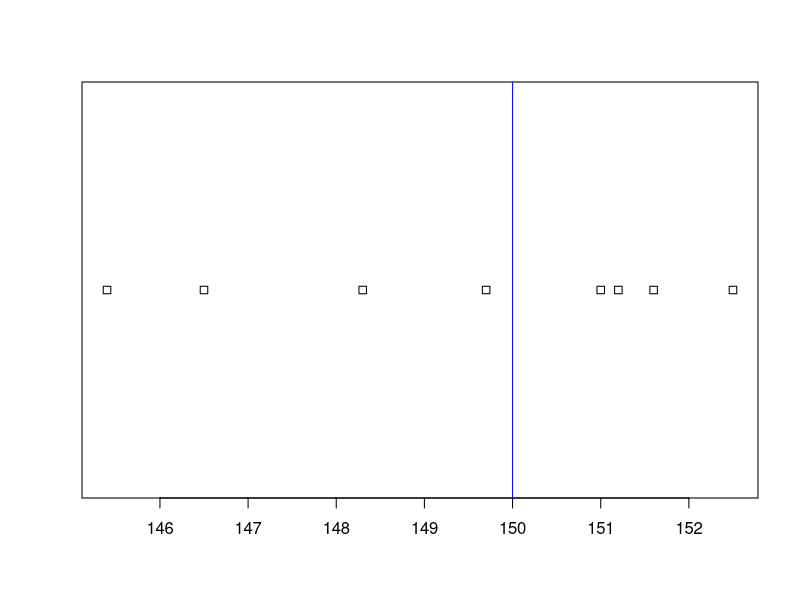
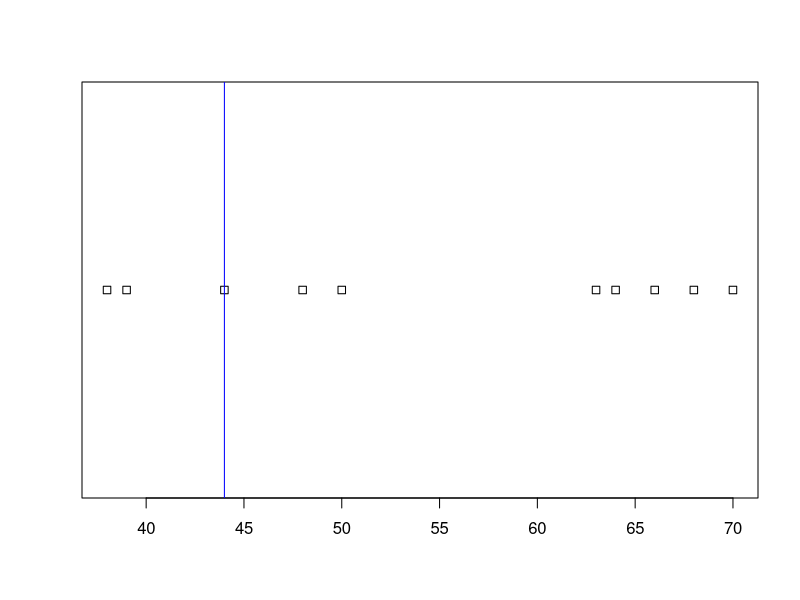
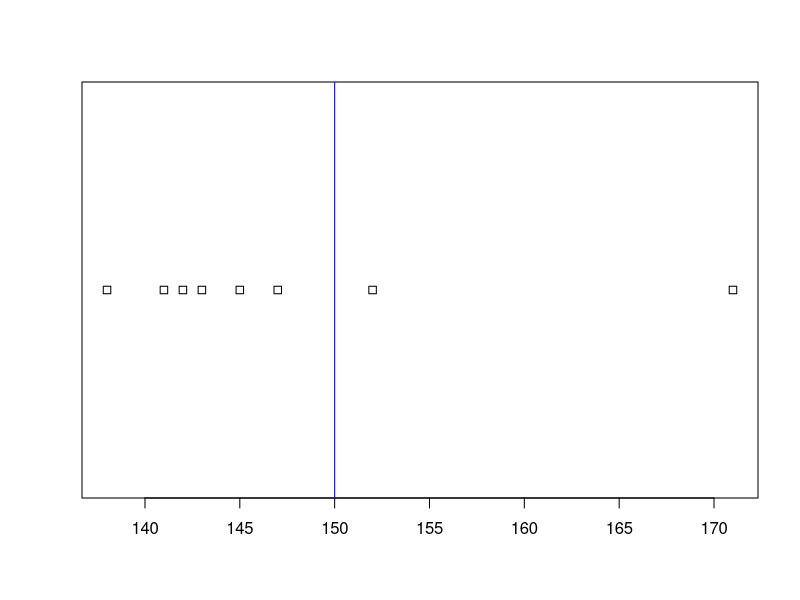
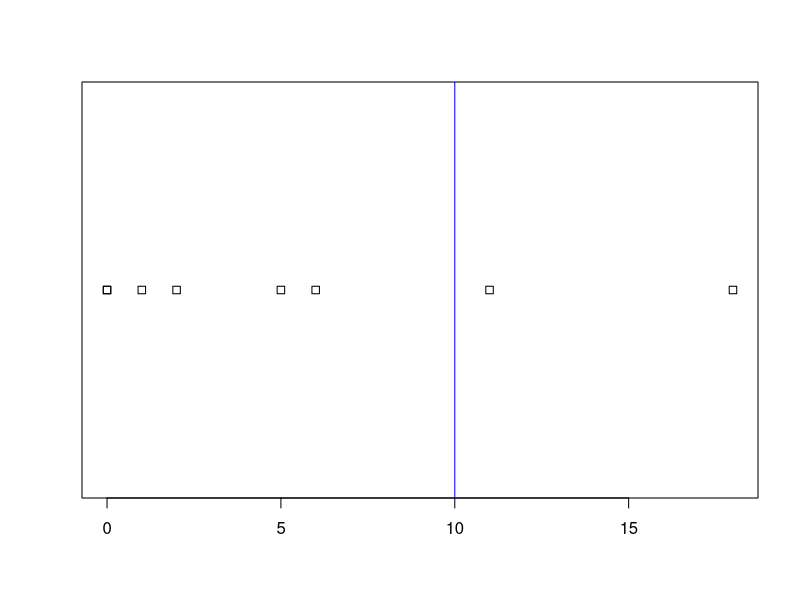
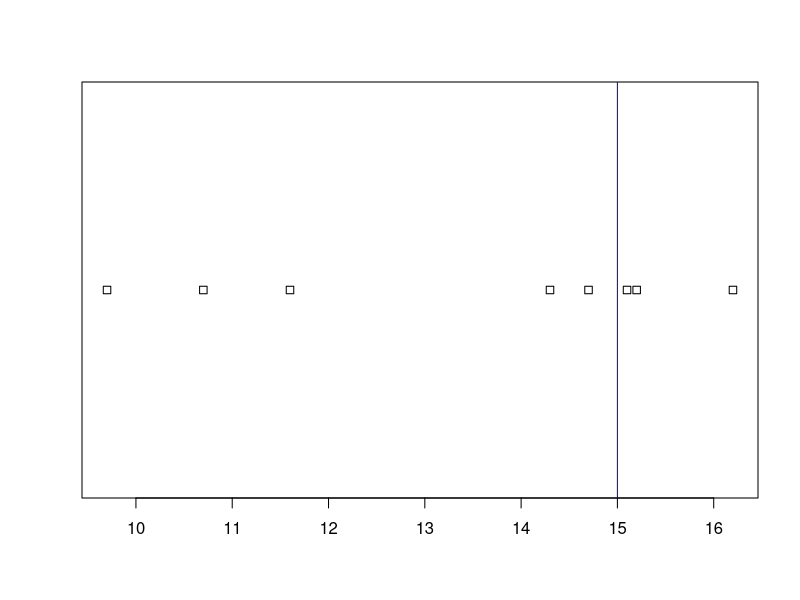
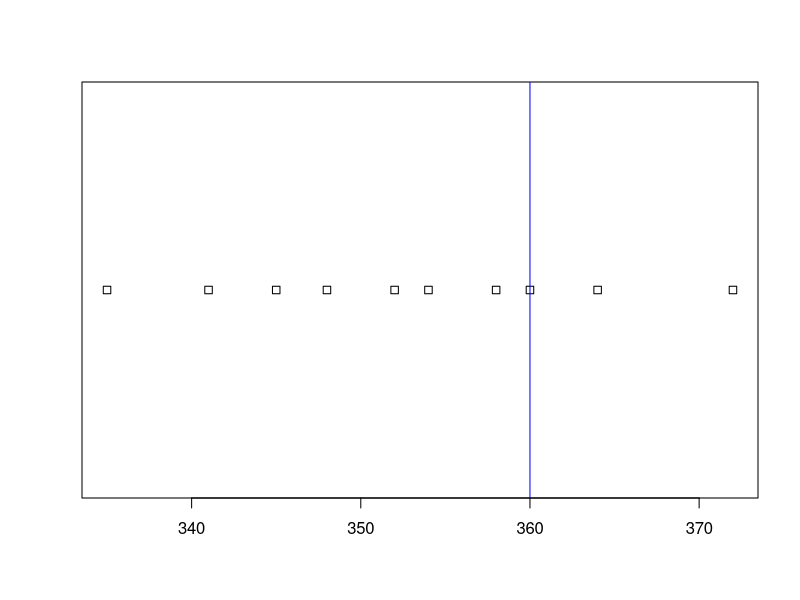
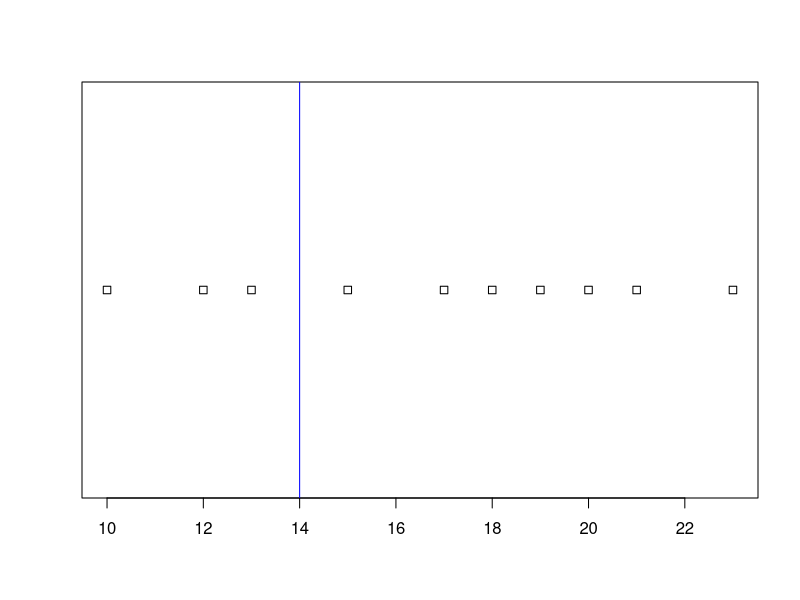
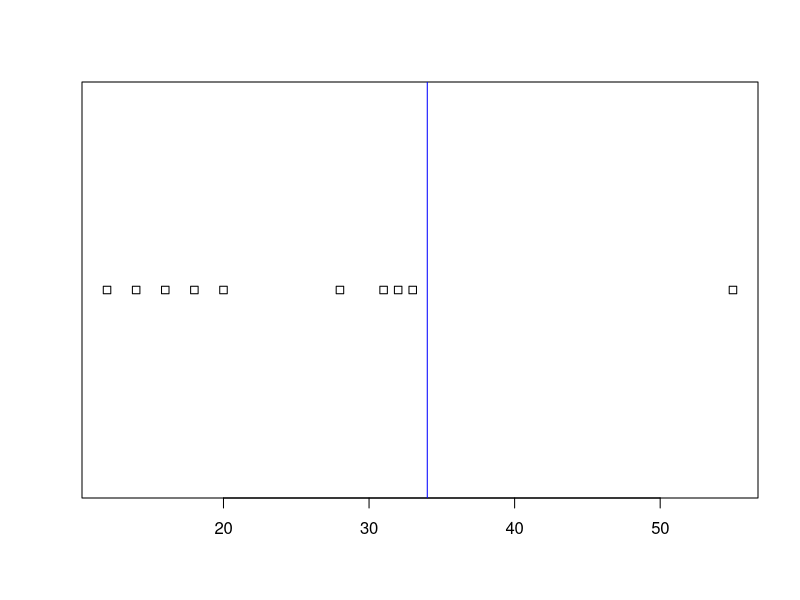

Source code (R) for these figures, in order:
# Chapter 16

# 16.2 Example 1
x<-c(148.3,151.2,149.7,152.5,145.4,151.0,146.5,151.6)
median<-150
stripchart(x,jitter=FALSE)
abline(v=median,col="blue")
wilcox.test(x,mu=median,alternative="greater",exact=FALSE)

# 16.2 Example 2
x<-c(63,38,48,44,50,70,68,39,64,66)
median<-44
stripchart(x,jitter=FALSE)
abline(v=median,col="blue")
wilcox.test(x,mu=median,exact=FALSE)

# Exercise 16A

# Q1
x<-c(147,138,171,142,152,145,141,143)
median<-150
stripchart(x,jitter=FALSE)
abline(v=median,col="blue")
wilcox.test(x,mu=median,exact=FALSE)

# Q2
x<-c(5,2,18,11,0,6,1,0)
median<-10
stripchart(x,jitter=FALSE)
abline(v=median,col="blue")
wilcox.test(x,mu=median,exact=FALSE)

# Q3
x<-c(11.6,14.7,15.1,14.3,16.2,9.7,15.2,10.7)
median<-15
stripchart(x,jitter=FALSE)
abline(v=median,col="blue")
wilcox.test(x,mu=median,exact=FALSE)

# Q4
x<-c(372,352,335,364,345,360,354,358,348,341)
median<-360
stripchart(x,jitter=FALSE)
abline(v=median,col="blue")
wilcox.test(x,mu=median,exact=FALSE)

# Q5
x<-c(15,10,17,13,18,12,23,20,19,21)
median<-14
stripchart(x,jitter=FALSE)
abline(v=median,col="blue")
wilcox.test(x,mu=median,exact=FALSE)

# Q6
x<-c(55,20,31,12,18,32,28,16,14,33)
median<-34
stripchart(x,jitter=FALSE)
abline(v=median,col="blue")
wilcox.test(x,mu=median,exact=FALSE)

# Q7
x<-c(7,8,6,5,9,5,7,5,10,4)
median<-8
stripchart(x,jitter=FALSE)
abline(v=median,col="blue")
wilcox.test(x,mu=median,exact=FALSE)

# Exercise 16B

# Q1
drug<-c(28,31,17,18,31,12,33,24,18,25,19,17)
placebo<-c(32,33,23,26,34,17,30,24,19,23,21,24)
differences<-placebo-drug
wilcox.test(differences,exact=FALSE)

# Q2
before<-c(82.27,78.18,86.36,85.00,95.45,75.45,83.18,83.64)
after<-c(82.87,79.54,87.36,86.10,94.99,75.48,83.54,82.15)
differences<-before-after
wilcox.test(differences,exact=FALSE)

# Q3
true<-c(12,20,1,8,0,12,12,17,6,5,24,23,10,18,16)
estimated<-c(9,19,3,14,4,12,16,14,5,9,20,16,11,17,19)
differences<-true-estimated
wilcox.test(differences,exact=FALSE)

# Q4
without<-c(24,19,21,17,26,32,18,20)
with<-c(22,19,20,18,23,28,15,20)
differences<-without-with
wilcox.test(differences,exact=FALSE)

# Q5
old<-c(5.7,3.6,7.3,6.1,2.8,4.8,5.3,2.9,6.7,11.7)
new<-c(5.4,3.5,7.5,5.4,2.7,4.0,5.3,2.6,6.3,11.6)
differences<-old-new
wilcox.test(differences,exact=FALSE)

# Exercise 16C

# Q1
x<-c(147,138,171,142,152,145,141,143)
median<-150
stripchart(x,jitter=FALSE)
abline(v=median,col="blue")
wilcox.test(x,mu=median,exact=FALSE)
